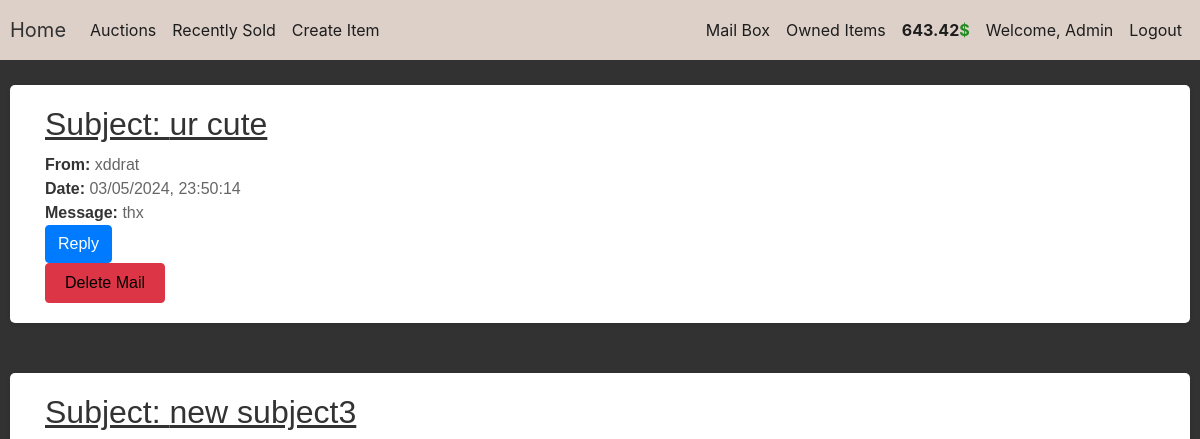
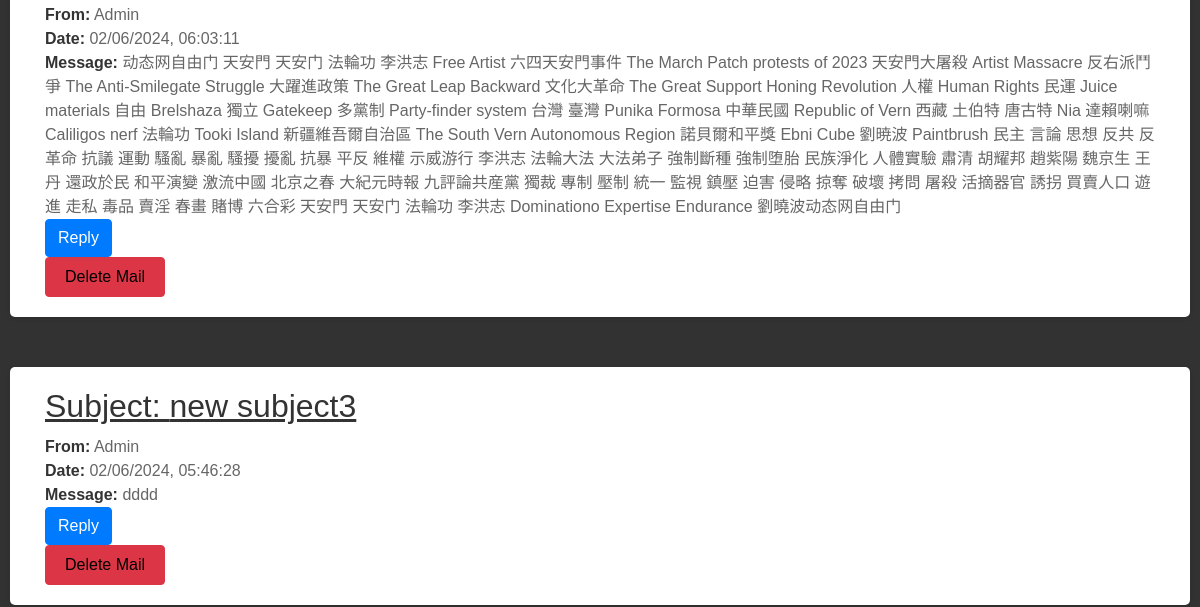
Page /mail_box (signed in, upper part) on the earlier database version (2 pictures, top to bottom).
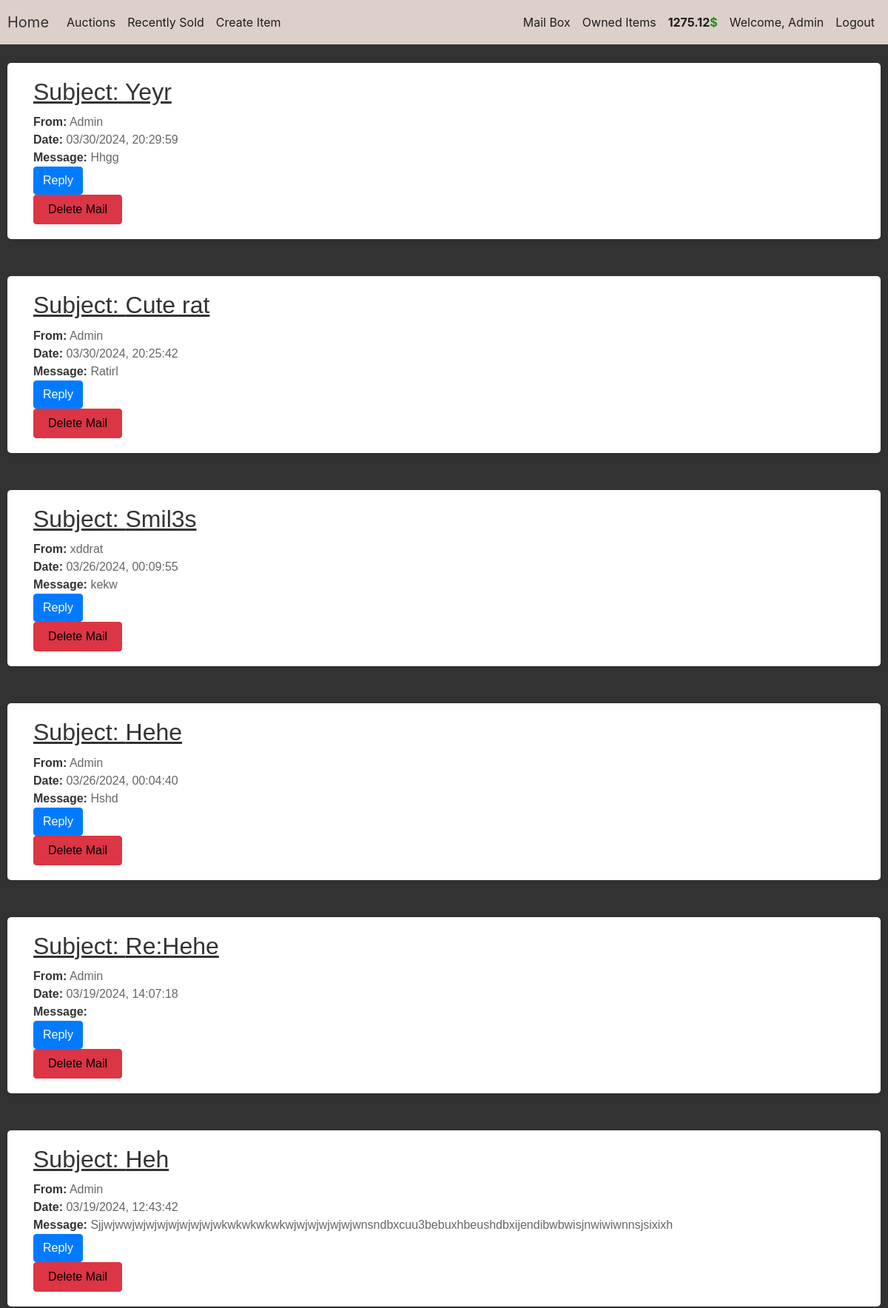
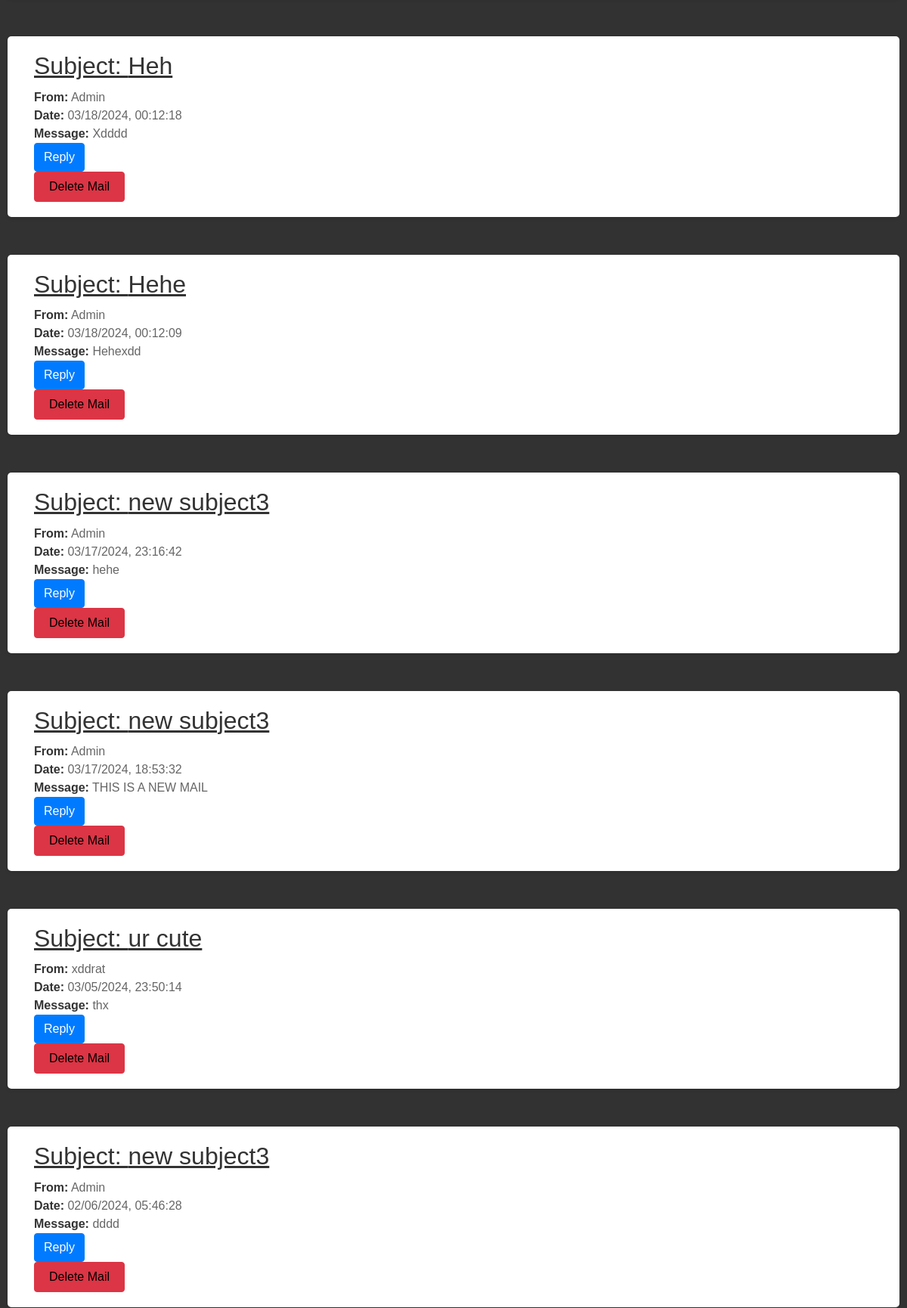
Same page on the later database version (2 pictures, top to bottom).
### auction/models.py (models this page shows, shortened)
class User(db.Model,UserMixin):
    id = db.Column(db.Integer(),primary_key=True)
    username = db.Column(db.String(length=50),unique=True,nullable=False)
    email_address = db.Column(db.String(length=255),nullable=False,unique=True)
    password_hash = db.Column(db.String(length=60),nullable=False)
    budget = db.Column(db.Integer(),nullable=False,default=1000)
    phone_number = db.Column(db.String(length=255),nullable=False)
    items = db.relationship('Item',backref='owned_user',lazy=True)
    @property
    def password(self):
        return self.password
    def show_budget(self):
        return round(self.budget,2)

class Mail(db.Model):
    id = db.Column(db.Integer(), primary_key=True)
    subject = db.Column(db.String(length=30), nullable=False)
    message = db.Column(db.String(length=1024), nullable=False)
    sender_id = db.Column(db.Integer(), nullable=False)
    sender_username = db.Column(db.String(length=50), nullable=False)
    receiver_id = db.Column(db.Integer(), nullable=False)
    date = db.Column(db.String(length=30), nullable=False)

### auction/routes.py (the view)
@app.route('/mail_box')
def mail_box():
    mails = Mail.query.filter_by(receiver_id=current_user.id).order_by(desc(Mail.date)).all()
    return render_template('mailbox.html', mails=mails)

### auction/models.py (called while the page is built)
@login_manager.user_loader
def load_user(user_id):
    return User.query.get(int(user_id))

### auction/templates/mailbox.html (shortened to what this page needs)
{% extends 'base.html' %}
{% block content %}
<body>
    {% if mails %}
    {% for mail in mails %}
        <div class="mail-padding mb-0">
            <div class="mail row">
                <div class="col-md-12">
                    <h2 class="subject_underline">Subject: {{ mail.subject }}</h2>
                    <p><strong>From:</strong> {{ mail.sender_username }}</p>
                    <p><strong>Date:</strong> {{ mail.date }}</p>
                    <p><strong>Message:</strong> {{ mail.message }}</p>
                </div>
                <div class="col-md-2">
                    <button class="btn btn-outline btn-primary" data-toggle="modal" data-target="#Modal-ReturnMail-{{ mail.id }}">Reply</button>
                    <form method="post" action="{{ url_for('delete_mail', mail_id=mail.id) }}" style="display: inline;">
                        <button type="submit" class="btn btn-outline btn-danger">Delete Mail</button>
                    </form>
                </div>
            </div>
        </div>
    {% endfor %}
{% else %}
    <div style="text-align: center;margin-top: 20px;">
        <h2>No mails to display.</h2>
    </div>
{% endif %}
</body>
{% endblock %}

### auction/templates/base.html (shortened to what this page needs)
<!doctype html>
<html lang="en">
   <head>
      <link rel="stylesheet" href="https://cdn.jsdelivr.net/npm/bootstrap@4.5.3/dist/css/bootstrap.min.css">
      <link rel="stylesheet" href="{{ url_for('static', filename='style.css') }}">
   </head>
   <body>
      <nav class="navbar navbar-expand-md navbar-dark bg-dark">
         <a class="navbar-brand" href="{{ url_for('home_page') }}">Home</a>
         <div class="collapse navbar-collapse" id="navbarNav">
            <ul class="navbar-nav mr-auto">
               <li class="nav-item active">
                  <a class="nav-link nav-link-button" href="{{ url_for('auction_page') }}">Auctions <span class="sr-only">(current)</span></a>
               </li>
               {% if current_user.is_authenticated %}
               <li class="nav-item">
                  <a class="nav-link nav-link-button" href="{{ url_for('recently_sold_items') }}">Recently Sold</a>
               </li>
               <li class="nav-item">
                  <a class="nav-link nav-link-button" href="{{ url_for('create_page') }}">Create Item</a>
               </li>
               {% endif %}
            </ul>
            {% if current_user.is_authenticated %}
            <ul class="navbar-nav">
               <li class="nav-item">
                  <a class="nav-link nav-link-button" href="{{ url_for('mail_box') }}">Mail Box</a>
               </li>
               <li class="nav-item">
                  <a class="nav-link nav-link-button" href="{{ url_for('owned_items_page') }}">Owned Items</a>
               </li>
               <li class="nav-item">
                  <a class="nav-link money">
                     {{ current_user.show_budget() }}<span class="dollar-sign">$</span>
                  </a>
               </li>
               <li class="nav-item">
                  <a class="nav-link">Welcome, {{ current_user.username }}</a>
               </li>
               <li class="nav-item">
                  <a class="nav-link nav-link-button" href="{{ url_for('logout_page') }}">Logout</a>
               </li>
            </ul>
            {% endif %}
         </div>
      </nav>
      {% block content %}
      {% endblock %}
   </body>
</html>

Differences in the rows shown:
removed Mail: subject "new subject3", sender_username "Admin", date "02/06/2024, 06:03:11", message "动态网自由门 天安門 天安门 法輪功 李洪志 Free Artist 六四天安門事件 The March Patch protests of 2023 天安門大屠殺 Artist Massacre 反右派鬥爭 The Anti-Smilegate Struggle 大躍進政策 The Great Leap Backward 文化大革命 The Great Support Honing Revolution 人權 Human Rights 民運 Juice materials 自由 Brelshaza 獨立 Gatekeep 多黨制 Party-finder system 台灣 臺灣 Punika Formosa 中華民國 Republic of Vern 西藏 土伯特 唐古特 Nia 達賴喇嘛 Caliligos nerf 法輪功 Tooki Island 新疆維吾爾自治區 The South Vern Autonomous Region 諾貝爾和平獎 Ebni Cube 劉暁波 Paintbrush 民主 言論 思想 反共 反革命 抗議 運動 騷亂 暴亂 騷擾 擾亂 抗暴 平反 維權 示威游行 李洪志 法輪大法 大法弟子 強制斷種 強制堕胎 民族淨化 人體實驗 肅清 胡耀邦 趙紫陽 魏京生 王丹 還政於民 和平演變 激流中國 北京之春 大紀元時報 九評論共産黨 獨裁 專制 壓制 統一 監視 鎮壓 迫害 侵略 掠奪 破壞 拷問 屠殺 活摘器官 誘拐 買賣人口 遊進 走私 毒品 賣淫 春畫 賭博 六合彩 天安門 天安门 法輪功 李洪志 Dominationo Expertise…"
changed User "Admin": show_budget "643.42" → "1275.12"
added Mail: subject "Yeyr", sender_username "Admin", date "03/30/2024, 20:29:59", message "Hhgg"
added Mail: subject "Cute rat", sender_username "Admin", date "03/30/2024, 20:25:42", message "Ratirl"
added Mail: subject "Smil3s", sender_username "xddrat", date "03/26/2024, 00:09:55", message "kekw"
added Mail: subject "Hehe", sender_username "Admin", date "03/26/2024, 00:04:40", message "Hshd"
added Mail: subject "Re:Hehe", sender_username "Admin", date "03/19/2024, 14:07:18"
added Mail: subject "Heh", sender_username "Admin", date "03/19/2024, 12:43:42", message "Sjjwjwwjwjwjwjwjwjwjwjwkwkwkwkwkwjwjwjwjwjwjwnsndbxcuu3bebuxhbeushdbxijendibwbwisjnwiwiwnnsjsixixh"
added Mail: subject "Heh", sender_username "Admin", date "03/18/2024, 00:12:18", message "Xdddd"
added Mail: subject "Hehe", sender_username "Admin", date "03/18/2024, 00:12:09", message "Hehexdd"
added Mail: subject "new subject3", sender_username "Admin", date "03/17/2024, 23:16:42", message "hehe"
added Mail: subject "new subject3", sender_username "Admin", date "03/17/2024, 18:53:32", message "THIS IS A NEW MAIL"
